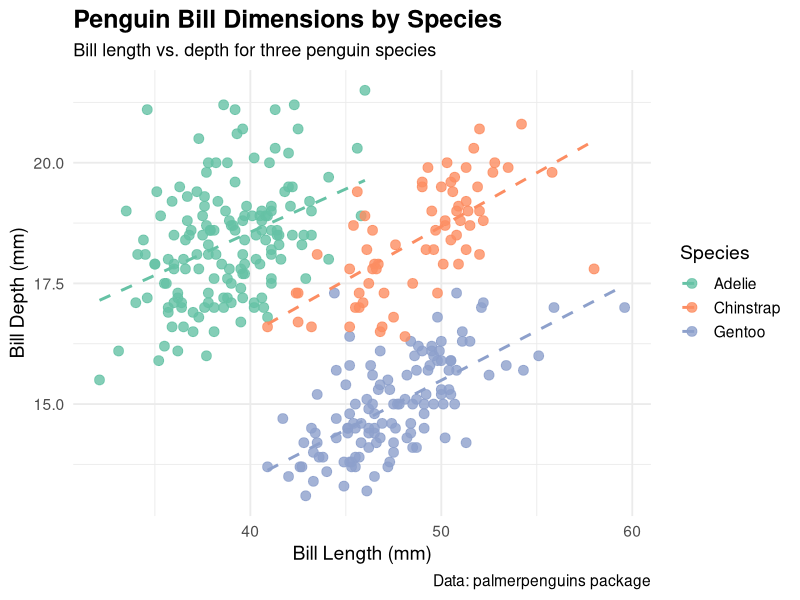

The R source for this figure:
## ---- chunk 1
suppressPackageStartupMessages(library(tidyverse))
library(palmerpenguins)
## ---- chunk 2
ggplot(penguins, aes(x = bill_length_mm, y = bill_depth_mm, color = species)) +
  geom_point(size = 3, alpha = 0.8) +
  geom_smooth(method = "lm", se = FALSE, linewidth = 1, linetype = "dashed") +
  scale_color_brewer(palette = "Set2") +
  labs(
    title = "Penguin Bill Dimensions by Species",
    subtitle = "Bill length vs. depth for three penguin species",
    x = "Bill Length (mm)",
    y = "Bill Depth (mm)",
    color = "Species",
    caption = "Data: palmerpenguins package"
  ) +
  theme_minimal(base_size = 14) +
  theme(
    plot.title = element_text(face = "bold", size = 18),
    plot.subtitle = element_text(size = 13),
    legend.position = "right"
  )
